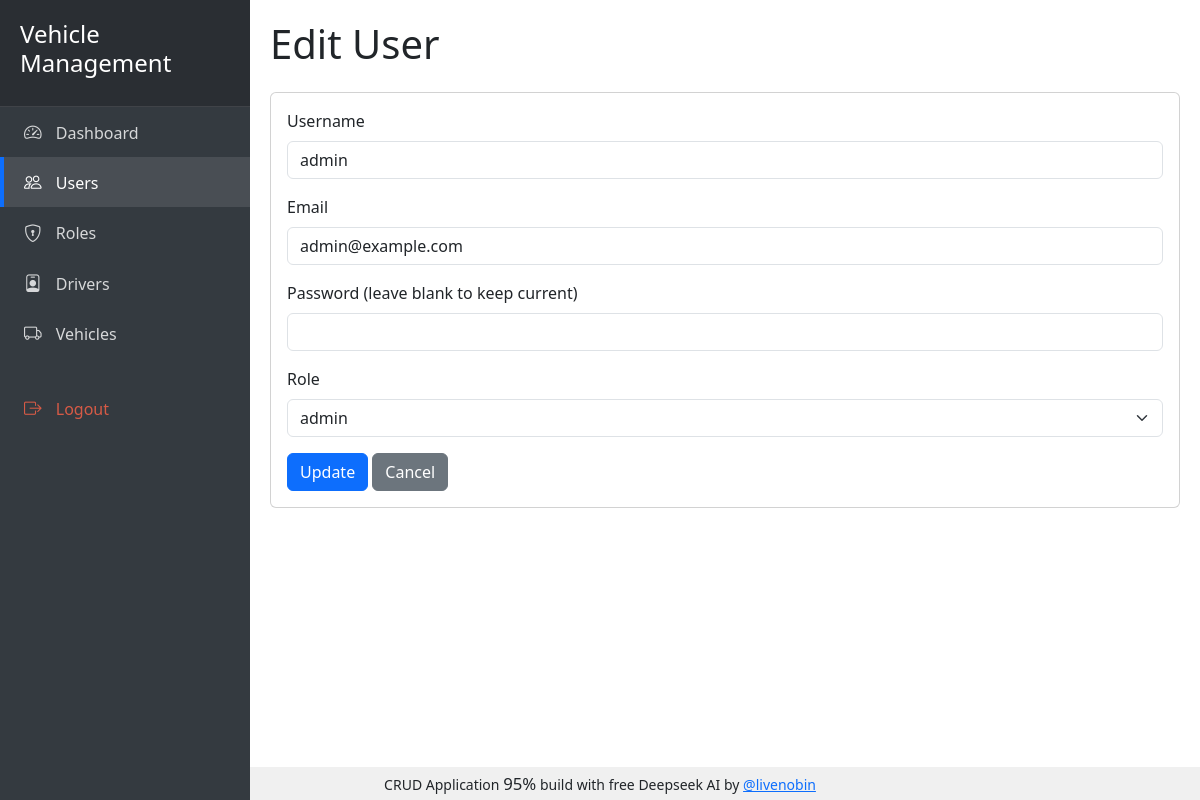
Page /users/edit/1 (signed in) on the committed database.
### tables this page shows
CREATE TABLE `users` (
  `id` int(11) NOT NULL AUTO_INCREMENT,
  `username` varchar(50) NOT NULL,
  `password` varchar(255) NOT NULL,
  `email` varchar(100) NOT NULL,
  `role_id` int(11) NOT NULL,
  `created_at` datetime NOT NULL DEFAULT current_timestamp(),
  `updated_at` datetime NOT NULL DEFAULT current_timestamp() ON UPDATE current_timestamp(),
  PRIMARY KEY (`id`),
  UNIQUE KEY `username` (`username`),
  UNIQUE KEY `email` (`email`)
);

CREATE TABLE `roles` (
  `id` int(11) NOT NULL AUTO_INCREMENT,
  `name` varchar(50) NOT NULL,
  `description` varchar(255) DEFAULT NULL,
  PRIMARY KEY (`id`),
  UNIQUE KEY `name` (`name`)
);

### application/core/MY_Controller.php (called while the page is built, shortened)
<?php
class MY_Controller extends CI_Controller {
    public function __construct()
    {
        $this->load->model('Role_model');
        $this->load->model('Permission_model');
        $this->role_model = $this->Role_model;
    }
    protected function render($view, $data = array()) {
            $data['user_role'] = $this->session->userdata('role');
			$data['user_permissions'] = $this->session->userdata('permissions') ?: array();
			$this->load->view('templates/header', $data);
			$this->load->view($view, $data);
			$this->load->view('templates/footer');
    }
}

### application/controllers/Users.php (called while the page is built, shortened)
<?php
class Users extends MY_Controller {
    public function edit($id) {
        $data['user'] = $this->User_model->get_user($id);
        $data['roles'] = $this->role_model->get_roles();
        $data['title'] = 'Edit User';
        $this->form_validation->set_rules('username', 'Username', 'required');
        $this->form_validation->set_rules('email', 'Email', 'required|valid_email');
        $this->form_validation->set_rules('role_id', 'Role', 'required');
        if($this->form_validation->run() === FALSE) {
            $this->render('users/edit', $data);
        }
    }
}

### index.php (called while the page is built, shortened)
<?php
require_once BASEPATH.'core/CodeIgniter.php';

### application/models/User_model.php (called while the page is built, shortened)
<?php
class User_model extends CI_Model {
    public function get_user($id) {
        $this->db->select('users.*, roles.name as role_name');
        $this->db->from('users');
        $this->db->join('roles', 'roles.id = users.role_id');
        $this->db->where('users.id', $id);
        return $this->db->get()->row();
    }
}

### application/models/Role_model.php (called while the page is built, shortened)
<?php
class Role_model extends CI_Model {
    public function get_roles() {
        return $this->db->get('roles')->result();
    }
    public function get_role_permissions($role_id) {
        $this->db->select('permissions.*');
        $this->db->from('role_permissions');
        $this->db->join('permissions', 'permissions.id = role_permissions.permission_id');
        $this->db->where('role_permissions.role_id', $role_id);
        return $this->db->get()->result();
    }
}

### application/views/users/edit.php (the view)
<h1 class="mb-4">Edit User</h1>
<div class="card">
    <div class="card-body">
        <form method="post">
            <div class="mb-3">
                <label for="username" class="form-label">Username</label>
                <input type="text" class="form-control" id="username" name="username" value="<?php echo $user->username; ?>" required>
            </div>
            <div class="mb-3">
                <label for="email" class="form-label">Email</label>
                <input type="email" class="form-control" id="email" name="email" value="<?php echo $user->email; ?>" required>
            </div>
            <div class="mb-3">
                <label for="password" class="form-label">Password (leave blank to keep current)</label>
                <input type="password" class="form-control" id="password" name="password">
            </div>
            <div class="mb-3">
                <label for="role_id" class="form-label">Role</label>
                <select class="form-select" id="role_id" name="role_id" required>
                    <?php foreach($roles as $role): ?>
                    <option value="<?php echo $role->id; ?>" <?php echo $user->role_id == $role->id ? 'selected' : ''; ?>>
                        <?php echo $role->name; ?>
                    </option>
                    <?php endforeach; ?>
                </select>
            </div>
            <button type="submit" class="btn btn-primary">Update</button>
            <a href="<?php echo base_url('users'); ?>" class="btn btn-secondary">Cancel</a>
        </form>
    </div>
</div>

### rows in the picture
users: username "admin", email "admin@example.com", role_id "admin"
